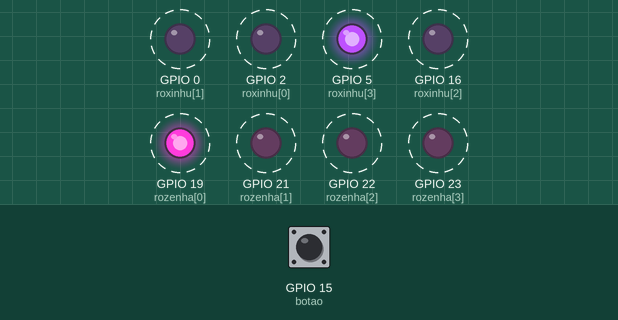
Recording of a sketch running on a simulated ESP32. Parts: output pins drawn as LEDs (lit = HIGH). Dashed ring = blinking. The test bench sets the inputs (shaded band); at power-on: GPIO 15 (botao) HIGH.

Above: at 2.8 s.
2.9 s: GPIO 15 (botao) pulled LOW for 1.2 s
At 3.12 s:
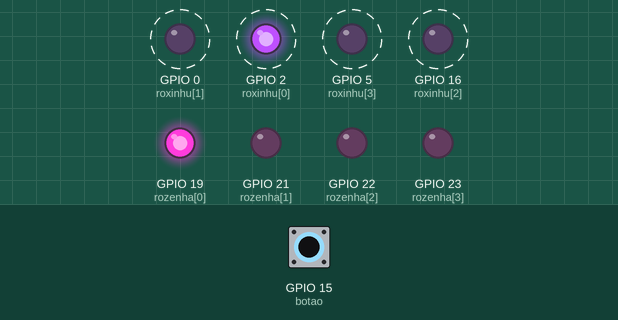
6.4 s: GPIO 15 (botao) pulled LOW for 3.2 s
At 6.62 s:
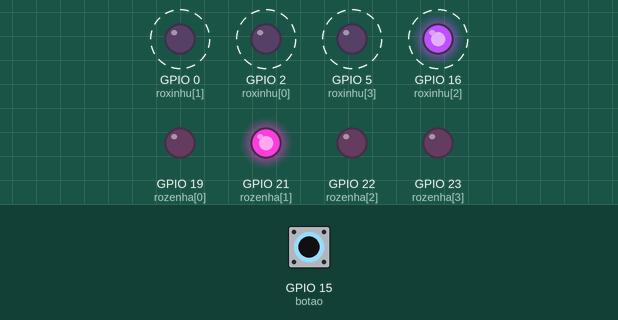
Timing chart, 0 to 17.1 s (numbered marks = the images above; inputs shaded):
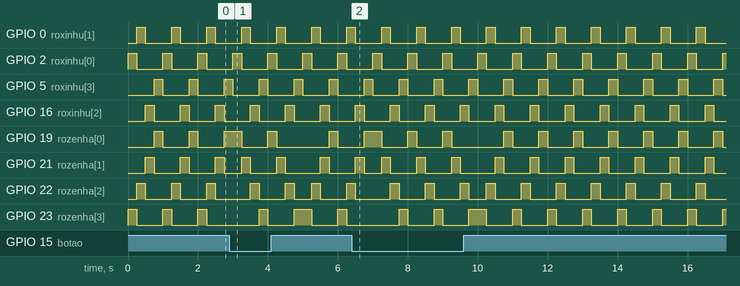

Measured:
- by itself, GPIO 0 (roxinhu[1]), GPIO 2 (roxinhu[0]), GPIO 5 (roxinhu[3]), GPIO 16 (roxinhu[2]): alternates HIGH for 0.25 s and LOW for 0.75 s

The sketch:

sketch.ino
```cpp
#define leds 4
#define botao 15

int roxinhu[leds] = {2, 0, 16, 5};
int rozenha[leds] = {19, 21, 22, 23};

void setup() {
  for(int i = 0; i < leds; i++){
    pinMode(roxinhu[i], OUTPUT);
    pinMode(rozenha[i], OUTPUT);
  }
  pinMode(botao, INPUT_PULLUP);
}

void loop() {
  int i1 = 0;
  while (digitalRead(botao) == HIGH){
    int i2 = 0;
    while (i2 < leds){
      digitalWrite(roxinhu[i2], HIGH);
      digitalWrite(rozenha[leds - 1 - i2], HIGH);
      delay(250);
      digitalWrite(roxinhu[i2], LOW);
      digitalWrite(rozenha[leds - 1 - i2], LOW);

      i2++;
    }
  }
  while (i1 < leds){
    digitalWrite(roxinhu[i1], HIGH);
    digitalWrite(rozenha[i1], HIGH);
    delay(250);
    digitalWrite(roxinhu[i1], LOW);
    digitalWrite(rozenha[i1], LOW);

    i1++;
  }

}
```
